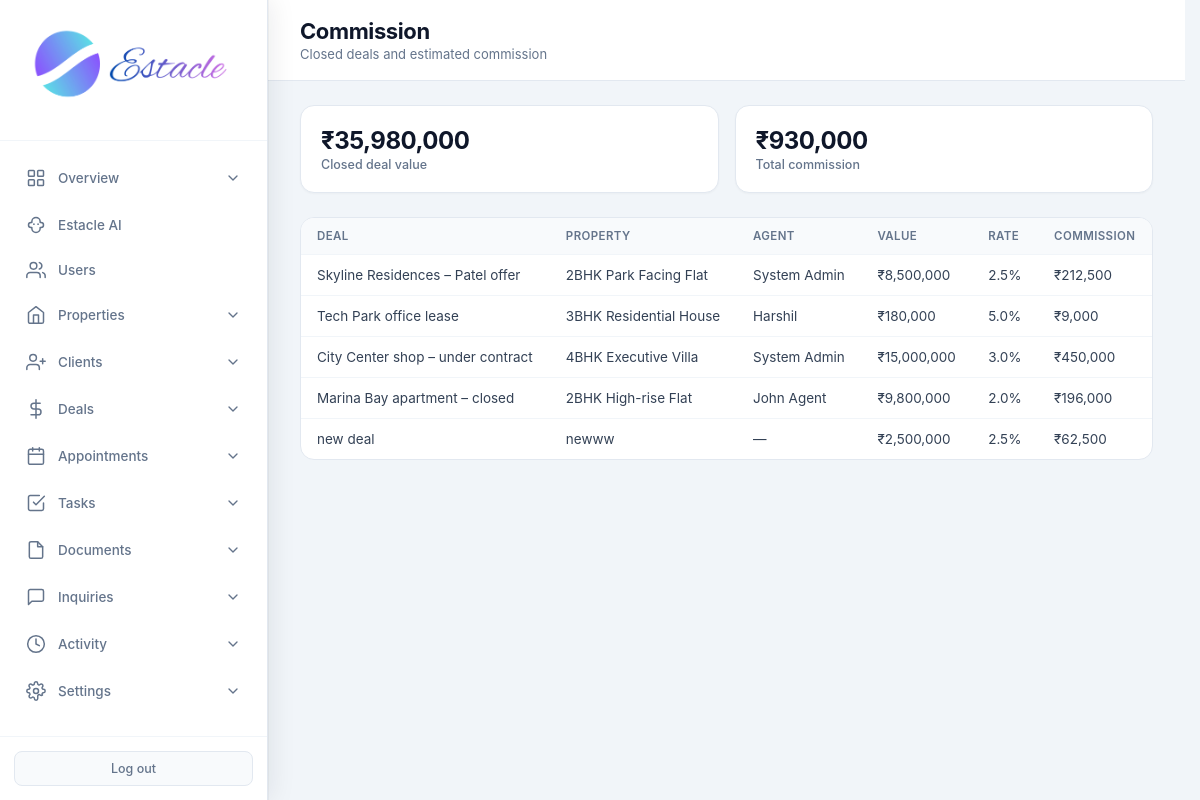
Screenshot of /admin/commission (signed in) with the database file from the repository.
### tables this page shows
CREATE TABLE settings (
            key TEXT PRIMARY KEY,
            value TEXT
        );

CREATE TABLE deals (
            id INTEGER PRIMARY KEY AUTOINCREMENT,
            title TEXT NOT NULL,
            property_id INTEGER,
            client_id INTEGER,
            agent_id INTEGER,
            stage TEXT DEFAULT 'offer',
            value REAL DEFAULT 0,
            commission_rate REAL DEFAULT 2.5,
            expected_close TEXT,
            notes TEXT,
            created_at TIMESTAMP DEFAULT CURRENT_TIMESTAMP,
            updated_at TIMESTAMP DEFAULT CURRENT_TIMESTAMP,
            FOREIGN KEY (property_id) REFERENCES properties (id),
            FOREIGN KEY (client_id) REFERENCES clients (id),
            FOREIGN KEY (agent_id) REFERENCES users (id)
        );

CREATE TABLE properties (
            id INTEGER PRIMARY KEY AUTOINCREMENT,
            title TEXT NOT NULL,
            description TEXT,
            price REAL NOT NULL,
            property_type TEXT NOT NULL,
            status TEXT DEFAULT 'available',
            address TEXT,
            city TEXT,
            state TEXT,
            zip_code TEXT,
            bedrooms INTEGER,
            bathrooms REAL,
            area_sqft REAL,
            agent_id INTEGER,
            created_at TIMESTAMP DEFAULT CURRENT_TIMESTAMP, category TEXT DEFAULT "sale", listing_type TEXT DEFAULT "sale", floor TEXT, carpet_area REAL, furnishing TEXT, parking TEXT, amenities TEXT, seller_name TEXT, seller_phone TEXT, monthly_rent REAL, security_deposit REAL, maintenance REAL, per_sqft REAL, latitude TEXT, longitude TEXT, photos TEXT, year_built TEXT, facing TEXT, videos TEXT,
            FOREIGN KEY (agent_id) REFERENCES users (id)
        );

CREATE TABLE users (
            id INTEGER PRIMARY KEY AUTOINCREMENT,
            email TEXT UNIQUE NOT NULL,
            password TEXT NOT NULL,
            full_name TEXT NOT NULL,
            role TEXT NOT NULL CHECK(role IN ('admin', 'agent', 'customer')),
            phone TEXT,
            created_at TIMESTAMP DEFAULT CURRENT_TIMESTAMP,
            is_active INTEGER DEFAULT 1
        , avatar TEXT, last_seen TIMESTAMP, job_title TEXT, department TEXT, employee_id TEXT, license_no TEXT, commission_rate REAL, alt_phone TEXT, address TEXT, city TEXT, state TEXT, country TEXT, postal_code TEXT, notes TEXT, hire_date TEXT, timezone TEXT);

### routes/admin/commission.py (the view)
@admin.route('/admin/commission')
@login_required
@role_required('admin')
def admin_commission():
    db = get_db()
    deals = db.execute(
        """SELECT d.*, p.title as property_title, u.full_name as agent_name
           FROM deals d LEFT JOIN properties p ON d.property_id = p.id
           LEFT JOIN users u ON d.agent_id = u.id
           WHERE d.stage = 'closed'
           ORDER BY d.updated_at DESC"""
    ).fetchall()
    total_value = sum((d['value'] or 0) for d in deals)
    total_comm = sum(((d['value'] or 0) * (d['commission_rate'] or 0) / 100) for d in deals)
    currency = get_setting('currency', 'INR')
    return render_template(
        'admin_commission.html', deals=deals, total_value=total_value, total_comm=total_comm,
        currency=currency, format_money=format_money
    )

### core/db.py (called while the page is built)
def get_db():
    if 'db' not in g:
        g.db = sqlite3.connect(current_app.config['DATABASE'])
        g.db.row_factory = sqlite3.Row
    return g.db

### core/helpers.py (called while the page is built)
def login_required(f):
    @wraps(f)
    def decorated_function(*args, **kwargs):
        if 'user_id' not in session:
            flash('Please log in to access this page.', 'warning')
            return redirect(url_for('auth.login'))
        return f(*args, **kwargs)
    return decorated_function

def role_required(*roles):
    def decorator(f):
        @wraps(f)
        def decorated_function(*args, **kwargs):
            if 'user_id' not in session:
                flash('Please log in to access this page.', 'warning')
                return redirect(url_for('auth.login'))
            if session.get('role') not in roles:
                flash('You do not have permission to access this page.', 'danger')
                return redirect(url_for('auth.role_redirect'))
            return f(*args, **kwargs)
        return decorated_function
    return decorator

def get_setting(key, default=''):
    db = get_db()
    row = db.execute('SELECT value FROM settings WHERE key = ?', (key,)).fetchone()
    return row['value'] if row else default

def format_money(amount, currency=None):
    if amount is None:
        return '—'
    currency = currency or get_setting('currency', 'INR')
    symbols = {'USD': '$', 'INR': '₹', 'AED': 'AED '}
    sym = symbols.get(currency, currency + ' ')
    try:
        return f"{sym}{float(amount):,.0f}"
    except (TypeError, ValueError):
        return str(amount)

### templates/admin_commission.html (shortened to what this page needs)
<!DOCTYPE html>
<html lang="en"><head>
<link rel="stylesheet" href="{{ url_for('static', filename='css/admin.css') }}">
</head><body>
<div class="app-layout">
{% set active = 'commission' %}
{% include 'partials/admin_sidebar.html' %}
<main class="main-content">
<header class="top-bar"><div><h1 class="page-title">Commission</h1><p class="page-subtitle">Closed deals and estimated commission</p></div></header>
<div class="stats-grid">
<div class="stat-card"><div class="stat-info"><div class="stat-value">{{ format_money(total_value, currency) }}</div><div class="stat-label">Closed deal value</div></div></div>
<div class="stat-card"><div class="stat-info"><div class="stat-value">{{ format_money(total_comm, currency) }}</div><div class="stat-label">Total commission</div></div></div>
</div>
<div class="panel full"><div class="table-wrap"><table>
<thead><tr><th>Deal</th><th>Property</th><th>Agent</th><th>Value</th><th>Rate</th><th>Commission</th></tr></thead>
<tbody>
{% for d in deals %}
<tr>
<td>{{ d.title }}</td><td>{{ d.property_title or '—' }}</td><td>{{ d.agent_name or '—' }}</td>
<td>{{ format_money(d.value, currency) }}</td><td>{{ d.commission_rate }}%</td>
<td>{{ format_money((d.value or 0) * (d.commission_rate or 0) / 100, currency) }}</td>
</tr>
{% else %}<tr><td colspan="6" class="empty">No closed deals yet — mark deals as Closed in Deals pipeline</td></tr>{% endfor %}
</tbody></table></div></div>
</main></div></body></html>

### static/css/admin.css (style rules this page uses)
* { margin: 0; padding: 0; box-sizing: border-box; }
body { font-family: -apple-system, BlinkMacSystemFont, 'Segoe UI', Roboto, 'Helvetica Neue', Arial, sans-serif; background: #f1f5f9; color: #0f172a; min-height: 100vh; }
.app-layout { display: flex; min-height: 100vh; }
.main-content { flex: 1; margin-left: 268px; min-height: 100vh; }
.top-bar { background: white; padding: 18px 32px; border-bottom: 1px solid #e2e8f0; display: flex; justify-content: space-between; align-items: center; }
.page-title { font-family: 'Inter', sans-serif; font-size: 22px; font-weight: 700; letter-spacing: -0.4px; color: #0f172a; }
.page-subtitle { font-size: 13px; color: #64748b; margin-top: 2px; font-weight: 400; }
.stats-grid { display: grid; grid-template-columns: repeat(auto-fit, minmax(170px, 1fr)); gap: 16px; padding: 24px 32px; }
.stat-card { background: white; border-radius: 14px; padding: 20px; display: flex; align-items: center; gap: 14px; border: 1px solid #e2e8f0; box-shadow: 0 1px 2px rgba(0,0,0,0.03); transition: box-shadow 0.2s ease; }
.stat-value { font-size: 24px; font-weight: 700; letter-spacing: -0.5px; }
.stat-label { font-size: 12.5px; color: #64748b; margin-top: 2px; font-weight: 500; }
.panel { background: white; border-radius: 14px; border: 1px solid #e2e8f0; overflow: hidden; }
.panel.full { margin: 0 32px 24px; }
.table-wrap { overflow-x: auto; }
table { width: 100%; border-collapse: collapse; font-size: 13.5px; }
th { text-align: left; padding: 11px 16px; background: #f8fafc; color: #64748b; font-weight: 600; font-size: 11.5px; text-transform: uppercase; letter-spacing: 0.4px; }
td { padding: 12px 16px; border-top: 1px solid #f1f5f9; color: #334155; }
html { scrollbar-gutter: stable; }
.app-layout > :not(.sidebar):not(script):not(style) { animation: estacle-page-in 200ms cubic-bezier(0.22, 0.61, 0.36, 1) backwards; }

### rows the page displays
settings: value "₹35,980,000", value "₹930,000"
deals: title "Skyline Residences – Patel offer", title "2BHK Park Facing Flat", full_name "System Admin", value.value "₹8,500,000", commission_rate "2.5", value+commission_rate "₹212,500"
deals: title "Tech Park office lease", title "3BHK Residential House", full_name "Harshil", value.value "₹180,000", commission_rate "5.0", value+commission_rate "₹9,000"
deals: title "City Center shop – under contract", title "4BHK Executive Villa", full_name "System Admin", value.value "₹15,000,000", commission_rate "3.0", value+commission_rate "₹450,000"
deals: title "Marina Bay apartment – closed", title "2BHK High-rise Flat", full_name "John Agent", value.value "₹9,800,000", commission_rate "2.0", value+commission_rate "₹196,000"
deals: title "new deal", title "newww", agent_name "—", value.value "₹2,500,000", commission_rate "2.5", value+commission_rate "₹62,500"
